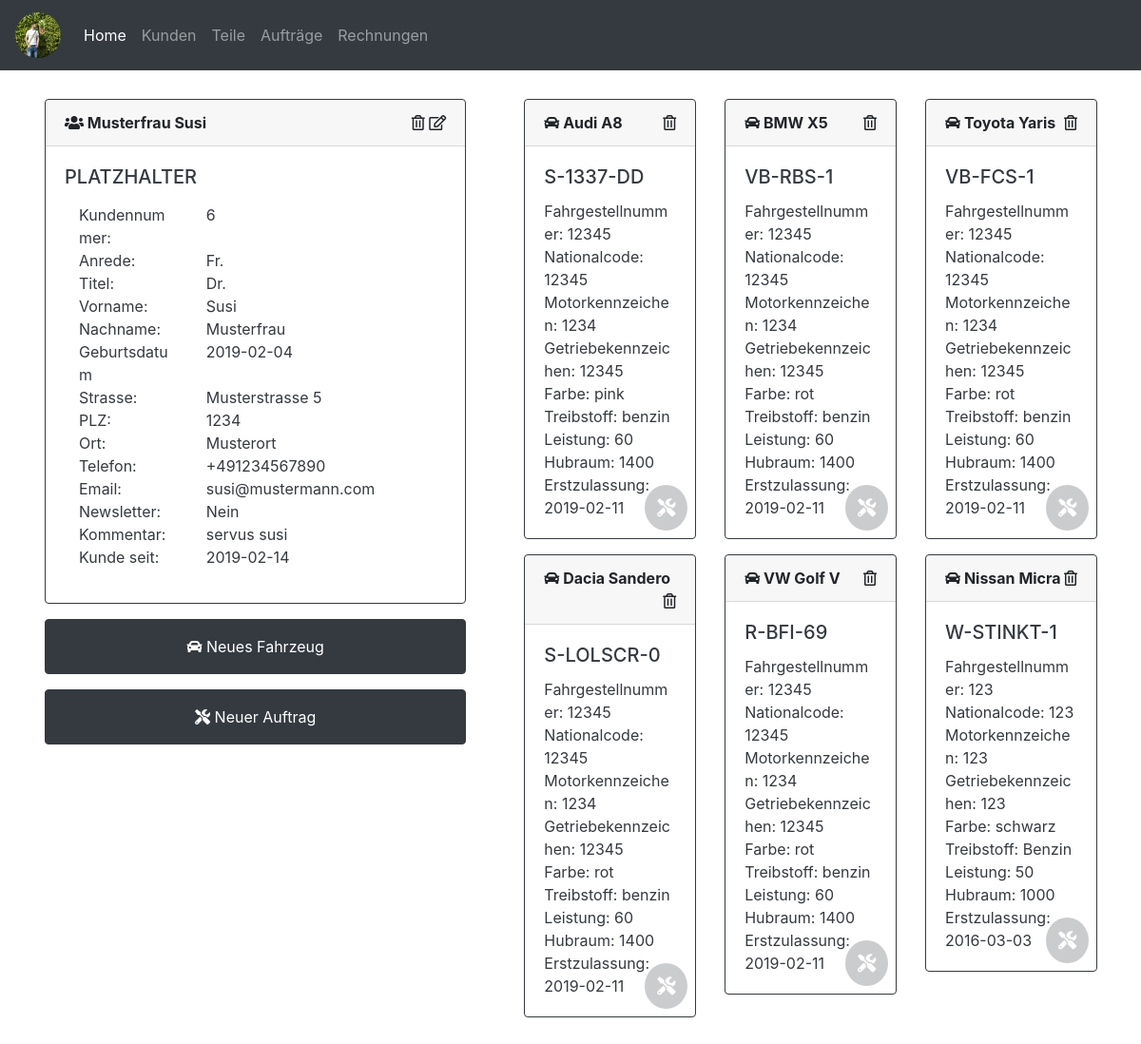
The app's page /customer_detail.php?kundennummer=6 with its own data.
### tables this page shows
CREATE TABLE `kunde` (
  `kundennummer` int(10) NOT NULL,
  `anrede` varchar(15) NOT NULL,
  `titel` varchar(10) NOT NULL,
  `vorname` varchar(20) NOT NULL,
  `nachname` varchar(20) NOT NULL,
  `gebdat` date NOT NULL,
  `strasse` varchar(50) NOT NULL,
  `plz` int(10) NOT NULL,
  `ort` varchar(50) NOT NULL,
  `telefon` varchar(20) NOT NULL,
  `email` varchar(50) NOT NULL,
  `newsletter` tinyint(1) NOT NULL,
  `kommentar` text NOT NULL,
  `kundeseit` date NOT NULL
);

CREATE TABLE `fahrzeug` (
  `fzid` int(11) NOT NULL,
  `kundeid` int(11) NOT NULL,
  `marke` varchar(20) NOT NULL,
  `type` varchar(20) NOT NULL,
  `kennzeichen` varchar(10) NOT NULL,
  `fahrgestellnummer` varchar(30) NOT NULL,
  `nationalcode` varchar(20) NOT NULL,
  `motorkennzeichen` varchar(4) NOT NULL,
  `getriebekennzeichen` varchar(20) NOT NULL,
  `farbe` varchar(20) NOT NULL,
  `treibstoff` varchar(20) NOT NULL,
  `leistung` int(3) NOT NULL,
  `hubraum` int(5) NOT NULL,
  `erstzulassung` date NOT NULL
);

### customer_detail.php (the view, shortened to what this page needs)
<?php include('connection.php') ?>
<?php include('header.php') ?>
<?php
$kundennummer = $_GET['kundennummer'];
$stmt = $pdo->prepare("SELECT * FROM kunde WHERE kundennummer = '$kundennummer'");
$stmt->execute();
$result = $stmt->fetch();
?>
<div class="row">
    <div class="col-12 col-sm-12 col-md-12 col-lg-5 col-xl-5">
        <div class="card border-dark">
            <div class="card-header">
                <i class="fas fa-users"></i><span class="font-weight-bold"><?php echo ' ' . $result['nachname'] . ' ' . $result['vorname'] ?></span>
                <div class="float-right">
                    <a style="cursor: pointer;" class='' data-toggle="modal" data-target="#customerdeletemodal"><i class="far fa-trash-alt"></i></a>
                        <a style="cursor: pointer;" class="" data-toggle="modal" data-target="#customereditmodal"><i class="far fa-edit"></i></a>
                </div>
            </div>
            <div class="card-body text-dark">
                <h5 class="card-title">PLATZHALTER</h5>
                <p class="card-text">
                    <div class="row">
                        <div class="col-6 col-md-4">Kundennummer:</div>
                        <div class="col-6 col-md-8"><?php echo $result['kundennummer'] ?></div>
                    </div>
                    <div class="row">
                        <div class="col-6 col-md-4">Anrede:</div>
                        <div class="col-6 col-md-8"><?php echo $result['anrede'] ?></div>
                    </div>
                    <div class="row">
                        <div class="col-6 col-md-4">Titel:</div>
                        <div class="col-6 col-md-8"><?php echo $result['titel'] ?></div>
                    </div>
                    <div class="row">
                        <div class="col-6 col-md-4">Vorname:</div>
                        <div class="col-6 col-md-8"><?php echo $result['vorname'] ?></div>
                    </div>
                    <div class="row">
                        <div class="col-6 col-md-4">Nachname:</div>
                        <div class="col-6 col-md-8"><?php echo $result['nachname'] ?></div>
                    </div>
                    <div class="row">
                        <div class="col-6 col-md-4">Geburtsdatum</div>
                        <div class="col-6 col-md-8"><?php echo $result['gebdat'] ?></div>
                    </div>
                    <div class="row">
                        <div class="col-6 col-md-4">Strasse:</div>
                        <div class="col-6 col-md-8"><?php echo $result['strasse'] ?></div>
                    </div>
                    <div class="row">
                        <div class="col-6 col-md-4">PLZ:</div>
                        <div class="col-6 col-md-8"><?php echo $result['plz'] ?></div>
                    </div>
                    <div class="row">
                        <div class="col-6 col-md-4">Ort:</div>
                        <div class="col-6 col-md-8"><?php echo $result['ort'] ?></div>
                    </div>
                    <div class="row">
                        <div class="col-6 col-md-4">Telefon:</div>
                        <div class="col-6 col-md-8"><?php echo $result['telefon'] ?></div>
                    </div>
                    <div class="row">
                        <div class="col-6 col-md-4">Email:</div>
                        <div class="col-6 col-md-8"><?php echo $result['email'] ?></div>
                    </div>
                    <div class="row">
                        <div class="col-6 col-md-4">Newsletter:</div>
                        <div class="col-6 col-md-8">
                            <?php
                                if ($result['newsletter'] == 1) {
                                    echo "Ja";
                                } else {
                                    echo "Nein";
                                }
                            ?>
                        </div>
                    </div>
                    <div class="row">
                        <div class="col-6 col-md-4">Kommentar:</div>
                        <div class="col-6 col-md-8"><?php echo $result['kommentar'] ?></div>
                    </div>
                    <div class="row">
                        <div class="col-6 col-md-4">Kunde seit:</div>
                        <div class="col-6 col-md-8"><?php echo $result['kundeseit'] ?></div>
                    </div>
                </p>
            </div>
        </div>
            <button type="button" class="btn btn-dark btn-new-car mb-3 mb-lg-0 p-3" data-toggle="modal" data-target="#newcarmodal">
                <i class="fas fa-car text-white"></i> Neues Fahrzeug
            </button>
        <button type="button" class="btn btn-dark btn-new-car mb-3 mb-lg-0 p-3" data-toggle="modal" data-target="#contractnewmodal">
                <i class="fas fa-tools text-white"></i> Neuer Auftrag
            </button>
    </div>
    <div class="col-12 col-sm-12 col-md-12 col-lg-7 col-xl-7">
    <div class="row">
    <?php
    $sql = "SELECT * from fahrzeug WHERE kundeid = $kundennummer ORDER BY fzid ASC";
    foreach ($pdo->query($sql) as $row) {
        echo '<div class="col-12 col-sm-12 col-md-12 col-lg-4 col-xl-4">';
        echo '<div class="card cardrelative border-dark mb-3 ml-0 ml-lg-3 mt-3 mt-lg-0" style="width: 100%;">';
        echo '<div class="card-header"><i class="fas fa-car"></i><span class="font-weight-bold">'  . " " . $row['marke'] . " " . $row['type'] . '</span><a style="cursor: pointer;" class="float-right" data-toggle="modal" data-target="#cardeletemodal' . $row['fzid'] . '"><i class="far fa-trash-alt"></i></a></div>';
        echo '<div class="card-body text-dark">';
        echo '<h5 class="card-title">' . $row['kennzeichen'] . '</h5>';
        echo '<p class="card-text">'
        .'Fahrgestellnummer: ' . $row['fahrgestellnummer'] . '<br />'
        .'Nationalcode: ' . $row['nationalcode'] . '<br />'
        .'Motorkennzeichen: ' . $row['motorkennzeichen'] . '<br />'
        .'Getriebekennzeichen: ' . $row['getriebekennzeichen'] . '<br />'
        .'Farbe: ' . $row['farbe'] . '<br />'
        .'Treibstoff: ' . $row['treibstoff'] . '<br />'
        .'Leistung: ' . $row['leistung'] . '<br />'
        .'Hubraum: ' . $row['hubraum'] . '<br />'
        .'Erstzulassung: ' . $row['erstzulassung'] . '<br />'
        .'<span class="plusbutton"><a title="Auftrag für dieses Fahrzeug mit heutigem Datum erstellen" href="contract_save.php?fzid=' . $row['fzid'] . '&date=' . date("Y-m-d") . '"><i class="fas fa-tools text-white"></i></a></span>'
        .'</p>';
        echo '</div>';
        echo '</div>';
        echo '</div>'; ?>
    <?php } ?>
    </div>
    </div>
</div>
<?php include('footer.php') ?>

### static/css/main.css (style rules this page uses)
body { margin: 0; padding: 0; }
.fas, .far { color: #212529; }
.btn-new-car { margin-top: 1rem; width: 100%; }
.row { margin-left: 0; margin-right: 0; }
.cardrelative { position: relative; }
.plusbutton { position: absolute; display: block; bottom: 0.5rem; right: 0.5rem; font-size: 1.2rem; font-weight: bold; color: white; background-color: #343a40; border-radius: 50%; padding: 0.6rem 0.8rem; text-align: center; margin: 0; cursor: pointer; opacity: 0.25; filter: alpha(opacity=25); }

### records on screen
kunde: nachname "Musterfrau", vorname "Susi", kundennummer "6", anrede "Fr.", titel "Dr.", gebdat "2019-02-04", strasse "Musterstrasse 5", plz "1234", ort "Musterort", telefon "+491234567890", email "susi@mustermann.com", kommentar "servus susi", kundeseit "2019-02-14"
fahrzeug: marke "Audi", type "A8", kennzeichen "S-1337-DD", fahrgestellnummer "12345", nationalcode "12345", motorkennzeichen "1234", getriebekennzeichen "12345", farbe "pink", treibstoff "benzin", leistung "60", hubraum "1400", erstzulassung "2019-02-11"
fahrzeug: marke "BMW", type "X5", kennzeichen "VB-RBS-1", fahrgestellnummer "12345", nationalcode "12345", motorkennzeichen "1234", getriebekennzeichen "12345", farbe "rot", treibstoff "benzin", leistung "60", hubraum "1400", erstzulassung "2019-02-11"
fahrzeug: marke "Toyota", type "Yaris", kennzeichen "VB-FCS-1", fahrgestellnummer "12345", nationalcode "12345", motorkennzeichen "1234", getriebekennzeichen "12345", farbe "rot", treibstoff "benzin", leistung "60", hubraum "1400", erstzulassung "2019-02-11"
fahrzeug: marke "Dacia", type "Sandero", kennzeichen "S-LOLSCR-0", fahrgestellnummer "12345", nationalcode "12345", motorkennzeichen "1234", getriebekennzeichen "12345", farbe "rot", treibstoff "benzin", leistung "60", hubraum "1400", erstzulassung "2019-02-11"
fahrzeug: marke "VW", type "Golf V", kennzeichen "R-BFI-69", fahrgestellnummer "12345", nationalcode "12345", motorkennzeichen "1234", getriebekennzeichen "12345", farbe "rot", treibstoff "benzin", leistung "60", hubraum "1400", erstzulassung "2019-02-11"
fahrzeug: marke "Nissan", type "Micra", kennzeichen "W-STINKT-1", fahrgestellnummer "123", nationalcode "123", motorkennzeichen "123", getriebekennzeichen "123", farbe "schwarz", treibstoff "Benzin", leistung "50", hubraum "1000", erstzulassung "2016-03-03"
